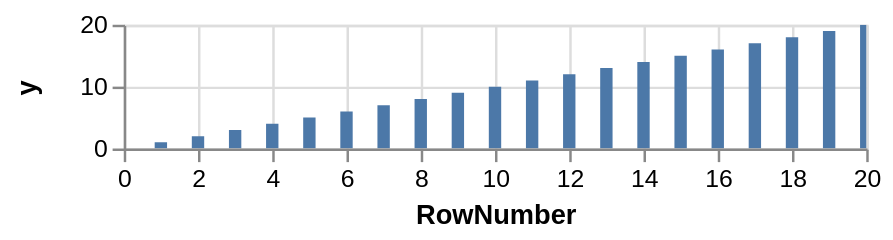

Write a Vega-Lite specification for this figure.
### Vega specification from a JSON file in a GitHub repository (floating-point values rounded to 4 significant figures)
{"$schema": "https://vega.github.io/schema/vega/v3.0.json", "description": "Horizon Graph with 2 layers. (See https://idl.cs.washington.edu/papers/horizon/ for more details on Horizon Graphs.)", "autosize": "pad", "padding": 5, "width": 300, "height": 50, "style": "cell", "data": [{"name": "source_0", "values": [{"x": 1, "y": 28}, {"x": 2, "y": 55}, {"x": 3, "y": 43}, {"x": 4, "y": 91}, {"x": 5, "y": 81}, {"x": 6, "y": 53}, {"x": 7, "y": 19}, {"x": 8, "y": 87}, {"x": 9, "y": 52}, {"x": 10, "y": 48}, {"x": 11, "y": 24}, {"x": 12, "y": 49}, {"x": 13, "y": 87}, {"x": 14, "y": 66}, {"x": 15, "y": 17}, {"x": 16, "y": 27}, {"x": 17, "y": 68}, {"x": 18, "y": 16}, {"x": 19, "y": 49}, {"x": 20, "y": 15}]}, {"name": "data_0", "source": "source_0", "transform": [{"type": "formula", "expr": "datum.y - 50", "as": "ny"}, {"type": "window", "params": [null], "as": ["RowNumber"], "ops": ["row_number"], "fields": [null]}, {"type": "formula", "expr": "toNumber(datum[\"RowNumber\"])", "as": "RowNumber"}, {"type": "formula", "expr": "toNumber(datum[\"x\"])", "as": "x"}, {"type": "filter", "expr": "datum[\"RowNumber\"] !== null && !isNaN(datum[\"RowNumber\"]) && datum[\"x\"] !== null && !isNaN(datum[\"x\"])"}]}], "marks": [{"name": "layer_0_marks", "type": "rect", "clip": true, "style": ["bar"], "from": {"data": "data_0"}, "encode": {"update": {"xc": {"scale": "x", "field": "RowNumber"}, "width": {"value": 5}, "y": {"scale": "y", "field": "x"}, "y2": {"field": {"group": "height"}}, "fill": {"value": "#4c78a8"}}}}], "scales": [{"name": "x", "type": "linear", "domain": {"data": "data_0", "field": "RowNumber"}, "range": [0, {"signal": "width"}], "nice": true, "zero": true}, {"name": "y", "type": "linear", "domain": [0, 20], "range": [{"signal": "height"}, 0], "nice": true, "zero": false}], "axes": [{"scale": "x", "orient": "bottom", "labelOverlap": true, "tickCount": {"signal": "ceil(width/40)"}, "title": "RowNumber", "zindex": 1}, {"scale": "x", "orient": "bottom", "domain": false, "grid": true, "labels": false, "maxExtent": 0, "minExtent": 0, "tickCount": {"signal": "ceil(width/40)"}, "ticks": false, "zindex": 0, "gridScale": "y"}, {"title": "y", "scale": "y", "orient": "left", "labelOverlap": true, "tickCount": {"signal": "ceil(height/40)"}, "zindex": 1}, {"scale": "y", "orient": "left", "domain": false, "grid": true, "labels": false, "maxExtent": 0, "minExtent": 0, "tickCount": {"signal": "ceil(height/40)"}, "ticks": false, "zindex": 0, "gridScale": "x"}], "config": {"axisY": {"minExtent": 30}}}
